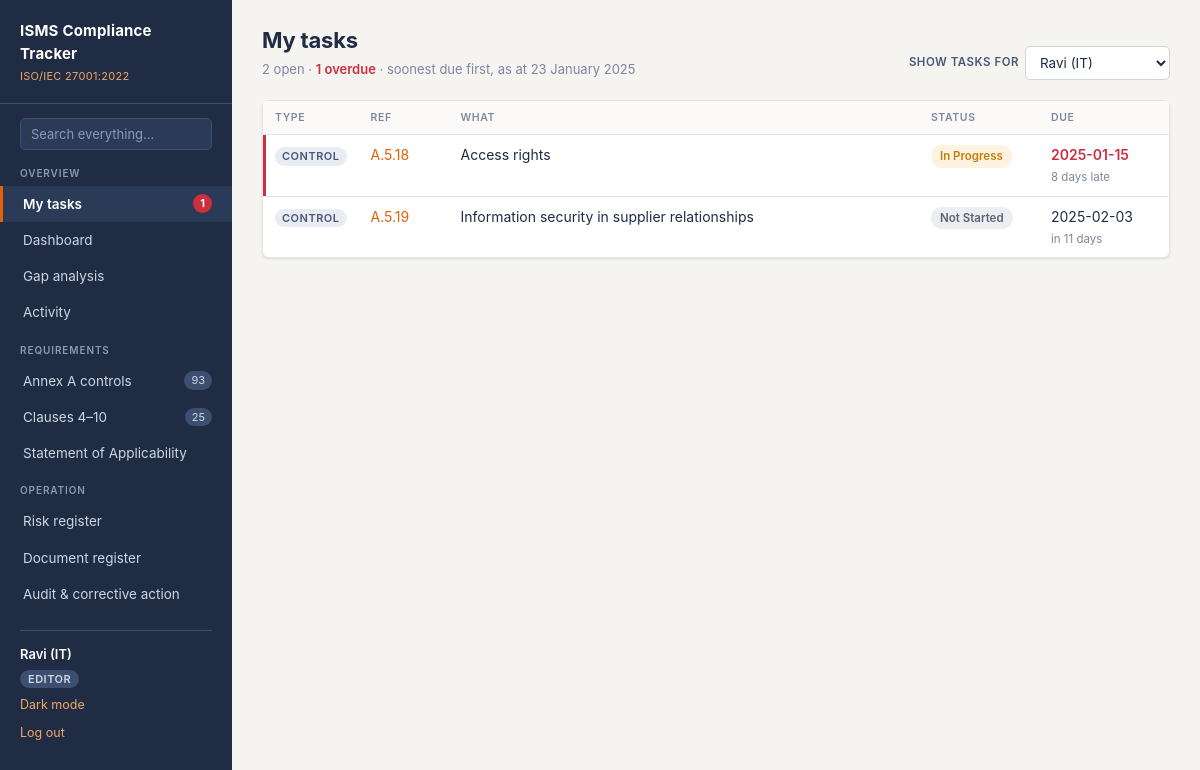
Page /my-tasks (signed in) on the committed database.
### tables this page shows
CREATE TABLE users (
    id            INTEGER PRIMARY KEY AUTOINCREMENT,
    name          TEXT    NOT NULL,
    email         TEXT    NOT NULL UNIQUE,          -- stored lower-case
    password_hash TEXT    NOT NULL,                 -- werkzeug scrypt hash
    role          TEXT    NOT NULL DEFAULT 'viewer',-- admin|editor|auditor|viewer
    created_at    TEXT    NOT NULL
);

CREATE TABLE controls (
    id            INTEGER PRIMARY KEY AUTOINCREMENT,
    ref           TEXT    NOT NULL UNIQUE,          -- 'A.5.1'
    theme         TEXT    NOT NULL,                 -- Organizational|People|Physical|Technological
    title         TEXT    NOT NULL,
    control_type  TEXT,                             -- Preventive|Detective|Corrective
    purpose       TEXT,
    applicable    INTEGER NOT NULL DEFAULT 1,       -- 1 = in scope, 0 = excluded
    justification TEXT,                             -- required by clause 6.1.3(d)
    status        TEXT    NOT NULL DEFAULT 'Not Started',
                                                    -- Not Started|In Progress|Implemented|Verified
    owner         TEXT,
    evidence      TEXT,                             -- reference to evidence held
    notes         TEXT,
    updated_at    TEXT
, assignee_id INTEGER REFERENCES users(id) ON DELETE SET NULL, due_date TEXT);

### app.py (the view)
@app.route("/my-tasks")
def my_tasks():
    person = g.user
    if request.args.get("user"):
        person = db.query("SELECT * FROM users WHERE id = ?",
                          (parse_assignee(request.args["user"]),), one=True) or g.user
    tasks = db.open_tasks(person["id"])
    return render_template(
        "my_tasks.html",
        person=person,
        tasks=tasks,
        overdue_refs={t["ref"] for t in db.overdue(tasks)},
        task_url=task_url,
    )

### app.py (called while the page is built)
@app.context_processor
def inject_helpers():
    tasks = db.open_tasks(g.user["id"]) if g.get("user") else []
    return {
        "my_task_count": len(tasks),
        "my_overdue_count": len(db.overdue(tasks)),
        "people": db.people,
        "risk_score": db.risk_score,
        "risk_level": db.risk_level,
        "risk_level_class": db.risk_level_class,
        "status_class": status_class,
        "today": TODAY,
        "can_write": can_write,
        "csrf_token": csrf_token,
        "roles": db.ROLES,
        "field_label": lambda f: db.FIELD_LABELS.get(f, f),
        "activity_url": activity_url,
        "uploads_are_temporary": db.UPLOADS_ARE_TEMPORARY,
        "max_upload_mb": MAX_UPLOAD_BYTES // (1024 * 1024),
    }

def status_class(status):
    return {
        "Not Started": "st-none",
        "In Progress": "st-prog",
        "Implemented": "st-impl",
        "Verified": "st-ver",
        "Draft": "st-none",
        "Under Review": "st-prog",
        "Approved": "st-ver",
        "Obsolete": "st-obs",
        "Open": "st-none",
        "In Treatment": "st-prog",
        "Closed": "st-ver",
        "Major": "lvl-crit",
        "Minor": "lvl-high",
        "Observation": "lvl-med",
        "OFI": "lvl-low",
    }.get(status, "st-none")

def days_until(datestr):
    if not datestr:
        return None
    try:
        return (datetime.strptime(datestr, "%Y-%m-%d").date() - TODAY).days
    except ValueError:
        return None

def task_url(t):
    if t["kind"] == "control":
        return url_for("control_detail", ref=t["ref"])
    if t["kind"] == "risk":
        return url_for("risk_form", risk_id=t["id"])
    return url_for("finding_form", finding_id=t["id"])

def csrf_token():
    if "csrf" not in session:
        session["csrf"] = secrets.token_hex(16)
    return session["csrf"]

### db.py (called while the page is built)
def connect():
    conn = sqlite3.connect(DB_PATH)
    conn.row_factory = sqlite3.Row
    conn.execute("PRAGMA foreign_keys = ON")
    return conn

def query(sql, args=(), one=False):
    conn = connect()
    try:
        cur = conn.execute(sql, args)
        rows = cur.fetchall()
        return (rows[0] if rows else None) if one else rows
    finally:
        conn.close()

def people():
    return query("SELECT id, name, role FROM users ORDER BY name")

def overdue(tasks):
    today = TODAY.strftime("%Y-%m-%d")
    return [t for t in tasks if t["due"] and t["due"] < today]

### templates/my_tasks.html (shortened to what this page needs)
{% extends "base.html" %}
{% block content %}
<div class="page-head">
  <div>
    <h1>{{ 'My tasks' if person.id == g.user.id else person.name ~ '’s tasks' }}</h1>
    <p>
      {{ tasks|length }} open
      {% if overdue_refs %}&middot; <span class="due-late">{{ overdue_refs|length }} overdue</span>{% endif %}
      &middot; soonest due first, as at {{ today.strftime('%d %B %Y') }}
    </p>
  </div>
  <form method="get" class="inline-form">
    <label class="fl" for="user" style="margin: 0">Show tasks for</label>
    <select id="user" name="user" onchange="this.form.submit()">
      {% for p in people() %}
        <option value="{{ p.id }}" {{ 'selected' if p.id == person.id }}>{{ p.name }}</option>
      {% endfor %}
    </select>
  </form>
</div>
<div class="card">
  {% if tasks %}
  <div class="t-wrap">
    <table>
      <thead>
        <tr>
          <th style="width:90px">Type</th>
          <th style="width:90px">Ref</th>
          <th>What</th>
          <th style="width:120px">Status</th>
          <th style="width:130px">Due</th>
        </tr>
      </thead>
      <tbody>
        {% for t in tasks %}
        {% set late = t.ref in overdue_refs %}
        <tr class="{{ 'overdue' if late }}">
          <td><span class="kind-tag">{{ t.kind }}</span></td>
          <td><a href="{{ task_url(t) }}">{{ t.ref }}</a></td>
          <td>{{ t.what|truncate(110, true, '…') }}</td>
          <td><span class="pill {{ status_class(t.status) }}">{{ t.status }}</span></td>
          <td>
            {% if t.due %}
              {% set days = t.due|days_until %}
              <span class="{{ 'due-late' if late }}">{{ t.due }}</span>
              <div class="help">
                {% if days < 0 %}{{ -days }} day{{ 's' if days < -1 }} late
                {% elif days == 0 %}due today
                {% else %}in {{ days }} day{{ 's' if days > 1 }}{% endif %}
              </div>
            {% else %}
              <span class="muted">no date</span>
            {% endif %}
          </td>
        </tr>
        {% endfor %}
      </tbody>
    </table>
  </div>
  {% else %}
    <div class="empty">Nothing assigned{{ '' if person.id == g.user.id else ' to ' ~ person.name }}. Tasks appear here when someone picks this person under &ldquo;Assigned to&rdquo;.</div>
  {% endif %}
</div>
{% endblock %}

### templates/base.html (shortened to what this page needs)
<!DOCTYPE html>
<html lang="en">
<head>
<link rel="stylesheet" href="{{ url_for('static', filename='css/style.css') }}">
</head>
<body>
<div class="shell{{ "" if g.user else " no-side" }}">
  {% if g.user %}
  <nav class="sidebar">
    <div class="brand">
      <div class="mark">ISMS Compliance Tracker</div>
      <div class="sub">ISO/IEC 27001:2022</div>
    </div>
    <form class="side-search" method="get" action="{{ url_for('search') }}" role="search">
      <input type="search" name="q" placeholder="Search everything&hellip;" aria-label="Search everything"
             value="{{ request.args.q if request.endpoint == 'search' else '' }}">
    </form>
    <div class="nav-label">Overview</div>
    <a class="nav {{ 'active' if request.endpoint == 'my_tasks' }}" href="{{ url_for('my_tasks') }}">
      My tasks
      {% if my_overdue_count %}
        <span class="count overdue" title="{{ my_overdue_count }} overdue">{{ my_overdue_count }}</span>
      {% elif my_task_count %}
        <span class="count">{{ my_task_count }}</span>
      {% endif %}
    </a>
    <a class="nav {{ 'active' if request.endpoint == 'dashboard' }}" href="{{ url_for('dashboard') }}">Dashboard</a>
    <a class="nav {{ 'active' if request.endpoint == 'gap' }}" href="{{ url_for('gap') }}">Gap analysis</a>
    <a class="nav {{ 'active' if request.endpoint == 'activity' }}" href="{{ url_for('activity') }}">Activity</a>
    <div class="nav-label">Requirements</div>
    <a class="nav {{ 'active' if request.endpoint in ('controls','control_detail') }}" href="{{ url_for('controls') }}">
      Annex A controls <span class="count">93</span>
    </a>
    <a class="nav {{ 'active' if request.endpoint == 'clauses' }}" href="{{ url_for('clauses') }}">
      Clauses 4&ndash;10 <span class="count">25</span>
    </a>
    <a class="nav {{ 'active' if request.endpoint == 'soa' }}" href="{{ url_for('soa') }}">Statement of Applicability</a>
    <div class="nav-label">Operation</div>
    <a class="nav {{ 'active' if request.endpoint in ('risks','risk_form') }}" href="{{ url_for('risks') }}">Risk register</a>
    <a class="nav {{ 'active' if request.endpoint in ('documents','document_form') }}" href="{{ url_for('documents') }}">Document register</a>
    <a class="nav {{ 'active' if request.endpoint in ('audit','finding_form') }}" href="{{ url_for('audit') }}">Audit &amp; corrective action</a>
    <div class="me">
      <a class="me-name" href="{{ url_for('profile') }}">{{ g.user.name }}</a>
      <span class="role-tag">{{ g.user.role }}</span>
      <button class="linklike theme-toggle" type="button" id="theme-toggle">Dark mode</button>
      <form method="post" action="{{ url_for('logout') }}"><input type="hidden" name="csrf_token" value="{{ csrf_token() }}">
        <button class="linklike" type="submit">Log out</button>
      </form>
    </div>
  </nav>
  {% endif %}
  <main class="main">
    {% block content %}{% endblock %}
  </main>
</div>
</body>
</html>

### rows in the picture
users: user.name "Ravi (IT)", user.role "EDITOR"
controls: kind "CONTROL", ref "A.5.18", what "Access rights", status "In Progress", due "2025-01-15", days "8", value "s"
controls: kind "CONTROL", ref "A.5.19", what "Information security in supplier relationships", status "Not Started", due "2025-02-03", days "11", value "s"

### other values in the picture
{{ my_overdue_count }} "1"
{{ 'My tasks' if person.id == g.user.id else person.name ~ '’s tasks' }} "My tasks"
{{ tasks|length }} "2"
{{ overdue_refs|length }} "1"
{{ today.strftime('%d %B %Y') }} "23 January 2025"
form field user "Ravi (IT)"
